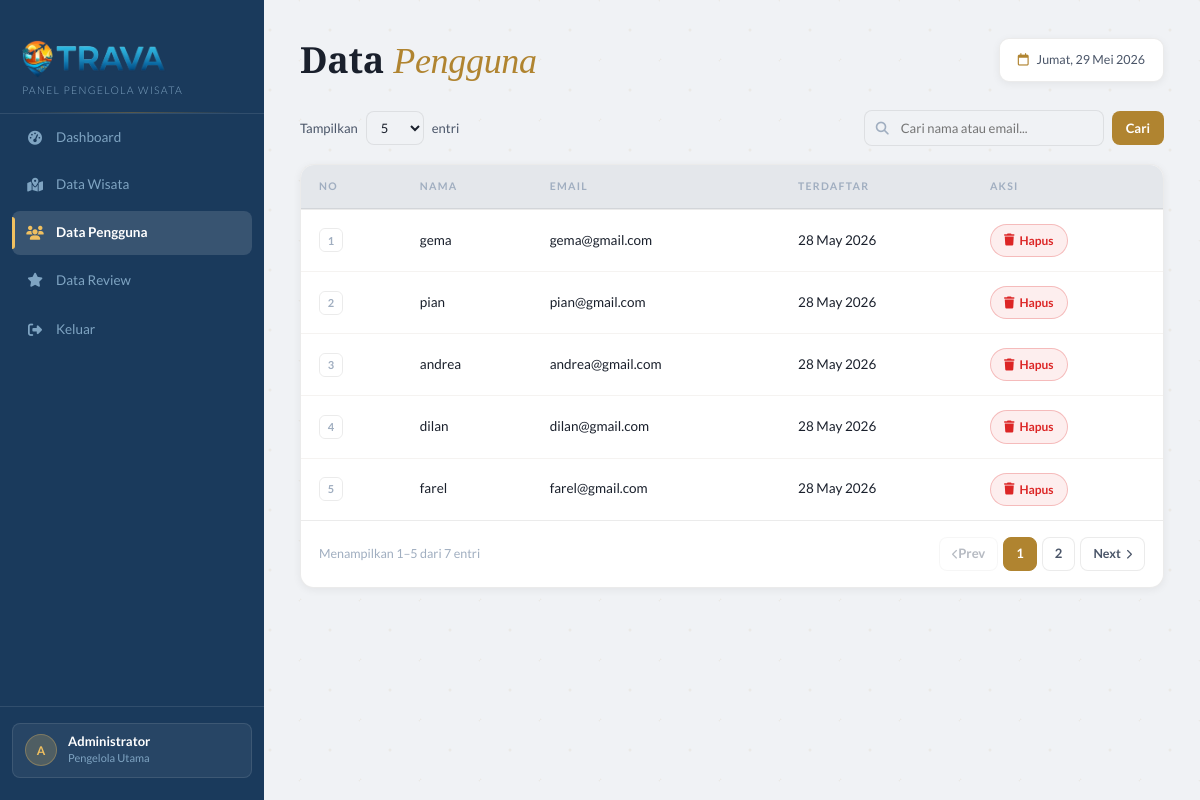
Screenshot of /admin/user/data.php (signed in) with the database file from the repository.
### tables this page shows
CREATE TABLE `users` (
  `id` int(11) NOT NULL,
  `nama` varchar(100) NOT NULL,
  `email` varchar(100) NOT NULL,
  `password` varchar(255) NOT NULL,
  `role` enum('user','admin') DEFAULT 'user',
  `level` enum('Newbie','Explorer','Traveler','Expert Traveler','Cirebon Master') DEFAULT 'Newbie',
  `wacana_count` int(11) DEFAULT 0,
  `total_review` int(11) DEFAULT 0,
  `total_wishlist` int(11) DEFAULT 0,
  `total_trip` int(11) DEFAULT 0,
  `created_at` timestamp NOT NULL DEFAULT current_timestamp(),
  `foto` varchar(255) DEFAULT NULL
);

### admin/user/data.php (the view, shortened to what this page needs)
<?php
include '../../config/koneksi.php';
$search = isset($_GET['search']) ? mysqli_real_escape_string($conn, $_GET['search']) : '';
$sort_col = isset($_GET['sort']) ? $_GET['sort'] : 'id';
$sort_dir = isset($_GET['dir']) && $_GET['dir'] === 'asc' ? 'ASC' : 'DESC';
$per_page = isset($_GET['per_page']) ? (int)$_GET['per_page'] : 5;
$page = isset($_GET['page']) ? max(1,(int)$_GET['page']) : 1;
$where = $search ? "WHERE role='user' AND (nama LIKE '%$search%' OR email LIKE '%$search%')" : "WHERE role='user'";
$total_rows = mysqli_fetch_assoc(mysqli_query($conn,"SELECT COUNT(*) as c FROM users $where"))['c'];
$total_pages = max(1, ceil($total_rows / $per_page));
$page = min($page, $total_pages);
$offset = ($page - 1) * $per_page;
$data = mysqli_query($conn, "SELECT * FROM users $where ORDER BY $sort_col $sort_dir LIMIT $per_page OFFSET $offset");
function sort_link_u($col, $label, $cc, $cd, $s, $pp) {
  $next_dir = ($cc===$col && $cd==='ASC') ? 'desc' : 'asc';
  $q = http_build_query(['search'=>$s,'sort'=>$col,'dir'=>$next_dir,'page'=>1,'per_page'=>$pp]);
  return "<a href='data.php?$q' class='sort-link'>$label</a>";
}
?>
<!DOCTYPE html>
<html lang="id">
<head>
<link rel="stylesheet" href="https://cdnjs.cloudflare.com/ajax/libs/font-awesome/6.5.2/css/all.min.css">
</head>
<body>
<aside class="sidebar">
  <div class="sidebar-logo">
    <div class="logo-row">
      <img src="../../assets/img/logo-trava.png" alt="TRAVA" class="logo-img">
    </div>
    <div class="logo-tagline">Panel Pengelola Wisata</div>
  </div>
  <a href="../index.php" class="nav-item"><i class="fa-solid fa-gauge-high"></i> Dashboard</a>
  <a href="../wisata/data.php" class="nav-item"><i class="fa-solid fa-map-location-dot"></i>Data Wisata</a>
  <a href="../user/data.php" class="nav-item active"><i class="fa-solid fa-users"></i>Data Pengguna</a>
  <a href="../review/data.php" class="nav-item"><i class="fa-solid fa-star"></i> Data Review</a>
  <a href="../../logout.php" class="nav-item" style="margin-top:4px;"><i class="fa-solid fa-right-from-bracket"></i>Keluar</a>
  <div class="sidebar-bottom">
    <div class="admin-pill">
      <div class="admin-avatar">A</div>
      <div><div class="admin-name">Administrator</div><div class="admin-role">Pengelola Utama</div></div>
    </div>
  </div>
</aside>
<main class="main">
  <div class="topbar">
    <div class="topbar-left">
      <div class="page-title">Data <span>Pengguna</span></div>
    </div>
    <div class="topbar-right">
      <div class="topbar-date"><i class="fa-regular fa-calendar"></i><span id="tanggal"></span></div>
    </div>
  </div>
  <form method="GET" id="mainForm">
    <div class="toolbar-row2">
      <div class="toolbar-row2-left">
        <div class="show-entries">
          Tampilkan
          <select name="per_page" onchange="document.getElementById('mainForm').submit()">
            <option value="5"  <?= $per_page==5  ? 'selected' : '' ?>>5</option>
          </select>
          entri
        </div>
      </div>
      <div class="toolbar-row2-right">
        <div class="search-wrap">
          <i class="fa-solid fa-magnifying-glass"></i>
          <input type="text" name="search" placeholder="Cari nama atau email..." value="<?= htmlspecialchars($search) ?>">
        </div>
        <button type="submit" class="btn-search">Cari</button>
      </div>
    </div>
  </form>
  <div class="table-wrap">
    <table>
      <thead>
        <tr>
          <th>No</th>
          <th><?= sort_link_u('nama','Nama',$sort_col,$sort_dir,$search,$per_page) ?></th>
          <th><?= sort_link_u('email','Email',$sort_col,$sort_dir,$search,$per_page) ?></th>
          <th><?= sort_link_u('created_at','Terdaftar',$sort_col,$sort_dir,$search,$per_page) ?></th>
          <th>Aksi</th>
        </tr>
      </thead>
      <tbody>
      <?php if(mysqli_num_rows($data)===0): ?>
        <tr><td colspan="5"><div class="empty-state"><i class="fa-solid fa-users"></i>Tidak ada data pengguna ditemukan.</div></td></tr>
      <?php else: $no=$offset+1; while($d=mysqli_fetch_assoc($data)): ?>
        <tr>
          <td><span class="row-no"><?= $no++ ?></span></td>
          <td><?= htmlspecialchars($d['nama']) ?></td>
          <td><?= htmlspecialchars($d['email']) ?></td>
          <td><?= isset($d['created_at']) ? date('d M Y', strtotime($d['created_at'])) : '-' ?></td>
          <td>
            <a href="hapus.php?id=<?= $d['id'] ?>" class="btn-hapus" onclick="return confirm('Hapus pengguna ini?')"><i class="fa-solid fa-trash"></i> Hapus</a>
          </td>
        </tr>
      <?php endwhile; endif; ?>
      </tbody>
    </table>
    <?php
      $qb=['search'=>$search,'sort'=>$sort_col,'dir'=>strtolower($sort_dir),'per_page'=>$per_page];
      $from = $total_rows==0 ? 0 : $offset+1;
      $to   = min($offset+$per_page,$total_rows);
    ?>
    <div class="pagination-wrap">
      <div class="pagination-info">Menampilkan <?= $from ?>–<?= $to ?> dari <?= $total_rows ?> entri</div>
      <div class="pagination">
        <?php if($page>1): ?>
          <a href="?<?= http_build_query(array_merge($qb,['page'=>$page-1])) ?>" class="prev-next">
            <i class="fa-solid fa-chevron-left" style="font-size:10px;"></i> Prev
          </a>
        <?php else: ?>
          <span style="opacity:0.4;cursor:default;"><i class="fa-solid fa-chevron-left" style="font-size:10px;"></i> Prev</span>
        <?php endif; ?>
        <?php
        $shown=[];
        for($i=1;$i<=$total_pages;$i++){
          if($i==1||$i==$total_pages||abs($i-$page)<=1) $shown[]=$i;
          elseif(abs($i-$page)==2) $shown[]='…';
        }
        $prev=null;
        foreach($shown as $s){
          if($s==='…'&&$prev!=='…') echo "<span class='dots'>…</span>";
          elseif($s!=='…'){
            if($s==$page) echo "<span class='current'>$s</span>";
            else echo "<a href='?".http_build_query(array_merge($qb,['page'=>$s]))."'>$s</a>";
          }
          $prev=$s;
        }
        ?>
        <?php if($page<$total_pages): ?>
          <a href="?<?= http_build_query(array_merge($qb,['page'=>$page+1])) ?>" class="prev-next">
            Next <i class="fa-solid fa-chevron-right" style="font-size:10px;"></i>
          </a>
        <?php else: ?>
          <span style="opacity:0.4;cursor:default;">Next <i class="fa-solid fa-chevron-right" style="font-size:10px;"></i></span>
        <?php endif; ?>
      </div>
    </div>
  </div>
</main>
</body>
</html>

### rows the page displays
users: nama "gema", email "gema@gmail.com", created_at "28 May 2026"
users: nama "pian", email "pian@gmail.com", created_at "28 May 2026"
users: nama "andrea", email "andrea@gmail.com", created_at "28 May 2026"
users: nama "dilan", email "dilan@gmail.com", created_at "28 May 2026"
users: nama "farel", email "farel@gmail.com", created_at "28 May 2026"

### other values shown
$label "NAMA EMAIL TERDAFTAR"
$from "1"
$to "5"
$total_rows "7"
$s "1"
$s "2"
